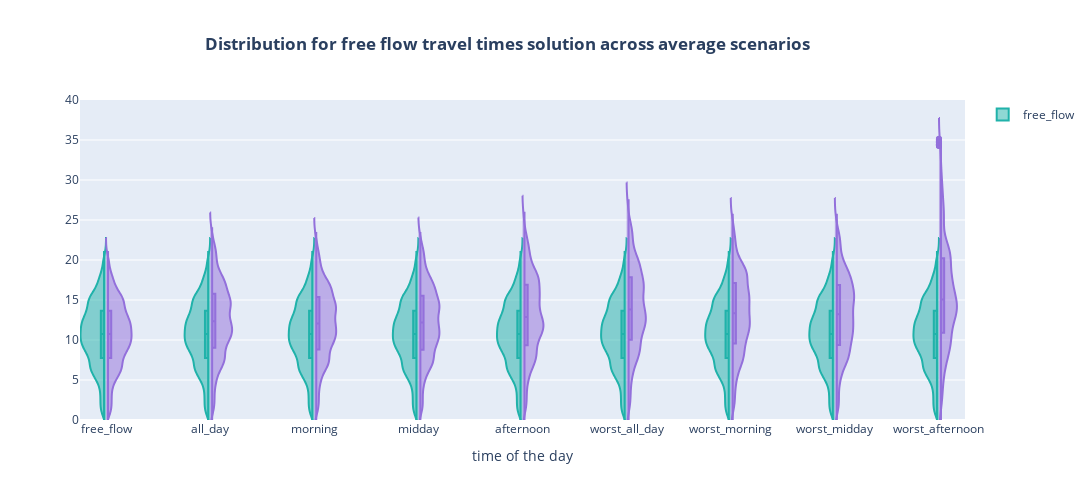

Notebook code for this chart:
### Code cell
fig = go.Figure()

show_legend = [True]+[False]*len(df_min.columns[1:])

fig.update_layout(title="<b>Distribution for free flow travel times solution across average scenarios<b>",
                  title_pad_l=150,
                  height=500,
                  width=1200,
                  xaxis_title="time of the day",)

fig.update_yaxes(range=[0, 40])

for i, name in enumerate(["free_flow", "all_day", "morning", "midday", "afternoon",
                          "worst_all_day", "worst_morning", "worst_midday", "worst_afternoon"]):
    fig.add_trace(go.Violin(y=df_min["travel_time_free_flow"],
                            name=name,
                            box_visible=True,
                            meanline_visible=False,
                            hoverinfo="none",
                            side="negative",
                            line_color="lightseagreen",
                            showlegend=show_legend[i]))
    
    fig.add_trace(go.Violin(y=df_min["travel_time_"+name],
                            name=name,
                            box_visible=True,
                            meanline_visible=False,
                            hoverinfo="none",
                            side="positive",
                            line_color="mediumpurple",
                            showlegend=show_legend[-1]))

fig.show()

### Figure 1 — Plotly figure (JSON) as saved in the notebook; plotly's stock layout.template omitted (floating-point values rounded to 4 significant figures; data arrays with more than 128 entries replaced by an {"elided": "..."} marker saying what was removed)
{"data": [{"box": {"visible": true}, "hoverinfo": "none", "line": {"color": "lightseagreen"}, "meanline": {"visible": false}, "name": "free_flow", "showlegend": true, "side": "negative", "type": "violin", "y": {"elided": "5602 float values"}}, {"box": {"visible": true}, "hoverinfo": "none", "line": {"color": "mediumpurple"}, "meanline": {"visible": false}, "name": "free_flow", "showlegend": false, "side": "positive", "type": "violin", "y": {"elided": "5602 float values"}}, {"box": {"visible": true}, "hoverinfo": "none", "line": {"color": "lightseagreen"}, "meanline": {"visible": false}, "name": "all_day", "showlegend": false, "side": "negative", "type": "violin", "y": {"elided": "5602 float values"}}, {"box": {"visible": true}, "hoverinfo": "none", "line": {"color": "mediumpurple"}, "meanline": {"visible": false}, "name": "all_day", "showlegend": false, "side": "positive", "type": "violin", "y": {"elided": "5602 float values"}}, {"box": {"visible": true}, "hoverinfo": "none", "line": {"color": "lightseagreen"}, "meanline": {"visible": false}, "name": "morning", "showlegend": false, "side": "negative", "type": "violin", "y": {"elided": "5602 float values"}}, {"box": {"visible": true}, "hoverinfo": "none", "line": {"color": "mediumpurple"}, "meanline": {"visible": false}, "name": "morning", "showlegend": false, "side": "positive", "type": "violin", "y": {"elided": "5602 float values"}}, {"box": {"visible": true}, "hoverinfo": "none", "line": {"color": "lightseagreen"}, "meanline": {"visible": false}, "name": "midday", "showlegend": false, "side": "negative", "type": "violin", "y": {"elided": "5602 float values"}}, {"box": {"visible": true}, "hoverinfo": "none", "line": {"color": "mediumpurple"}, "meanline": {"visible": false}, "name": "midday", "showlegend": false, "side": "positive", "type": "violin", "y": {"elided": "5602 float values"}}, {"box": {"visible": true}, "hoverinfo": "none", "line": {"color": "lightseagreen"}, "meanline": {"visible": false}, "name": "afternoon", "showlegend": false, "side": "negative", "type": "violin", "y": {"elided": "5602 float values"}}, {"box": {"visible": true}, "hoverinfo": "none", "line": {"color": "mediumpurple"}, "meanline": {"visible": false}, "name": "afternoon", "showlegend": false, "side": "positive", "type": "violin", "y": {"elided": "5602 float values"}}, {"box": {"visible": true}, "hoverinfo": "none", "line": {"color": "lightseagreen"}, "meanline": {"visible": false}, "name": "worst_all_day", "showlegend": false, "side": "negative", "type": "violin", "y": {"elided": "5602 float values"}}, {"box": {"visible": true}, "hoverinfo": "none", "line": {"color": "mediumpurple"}, "meanline": {"visible": false}, "name": "worst_all_day", "showlegend": false, "side": "positive", "type": "violin", "y": {"elided": "5602 float values"}}, {"box": {"visible": true}, "hoverinfo": "none", "line": {"color": "lightseagreen"}, "meanline": {"visible": false}, "name": "worst_morning", "showlegend": false, "side": "negative", "type": "violin", "y": {"elided": "5602 float values"}}, {"box": {"visible": true}, "hoverinfo": "none", "line": {"color": "mediumpurple"}, "meanline": {"visible": false}, "name": "worst_morning", "showlegend": false, "side": "positive", "type": "violin", "y": {"elided": "5602 float values"}}, {"box": {"visible": true}, "hoverinfo": "none", "line": {"color": "lightseagreen"}, "meanline": {"visible": false}, "name": "worst_midday", "showlegend": false, "side": "negative", "type": "violin", "y": {"elided": "5602 float values"}}, {"box": {"visible": true}, "hoverinfo": "none", "line": {"color": "mediumpurple"}, "meanline": {"visible": false}, "name": "worst_midday", "showlegend": false, "side": "positive", "type": "violin", "y": {"elided": "5602 float values"}}, {"box": {"visible": true}, "hoverinfo": "none", "line": {"color": "lightseagreen"}, "meanline": {"visible": false}, "name": "worst_afternoon", "showlegend": false, "side": "negative", "type": "violin", "y": {"elided": "5602 float values"}}, {"box": {"visible": true}, "hoverinfo": "none", "line": {"color": "mediumpurple"}, "meanline": {"visible": false}, "name": "worst_afternoon", "showlegend": false, "side": "positive", "type": "violin", "y": {"elided": "5602 float values"}}], "layout": {"height": 500, "title": {"pad": {"l": 150}, "text": "<b>Distribution for free flow travel times solution across average scenarios<b>"}, "width": 1200, "xaxis": {"title": {"text": "time of the day"}}, "yaxis": {"range": [0, 40]}}}
